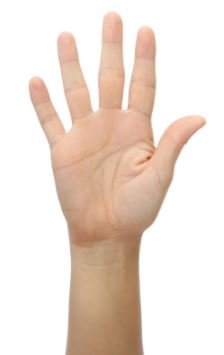
#> input picture image/raised_hand.JPG, 224 x 355 px, found by its file name
$ python Image_Contours.py   (older library calls are emulated)
#> lines starting #> are read from the running program, lines starting #| are printed output that depends on the picture; after the words box and inside, x2 and y2 are one past the last pixel; in counts of white or black regions, pixels touching at a corner belong together

# coding: utf-8

# In[1]:


import numpy as np
import matplotlib.pyplot as plt
import cv2
#get_ipython().magic('matplotlib inline')


# In[4]:


image = cv2.imread('../image/raised_hand.jpg')
#> image is the input picture: shape (355, 224, 3); mean B, G, R 212.2, 222.4, 237.2
image_copy = np.copy(image)
image_copy = cv2.cvtColor(image_copy, cv2.COLOR_BGR2RGB)


# In[6]:


plt.imshow(image_copy)


# In[13]:


# Convert to Gray Image
gray = cv2.cvtColor(image_copy,cv2.COLOR_RGB2GRAY)
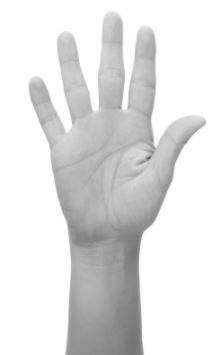
#> gray: shape (355, 224); min 87, max 255, mean 225.7

#Convert to black and white image using BINARY THRESHOLD INVERTED  (white pixel vlues = 255,255) .
#SO feeds in White and Returns Black

retval, binary = cv2.threshold(gray, 240,240, cv2.THRESH_BINARY_INV)
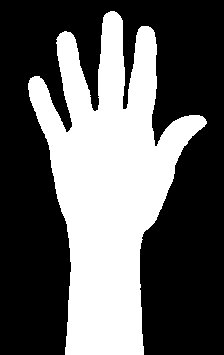
#> binary: shape (355, 224); values 0 (black) and 240 (white), 37.7% white; 1 white region


plt.imshow(binary, cmap = 'gray')


# I'll be using the CV function, findContours.This takes in our binary image, then a contour retrieval mode which I'll have as a tree,and third, is our contour approximation method which I'll put as a simple chain and the outputs are list of contours in the hierarchy. The hierarchy is useful if you have many contours nested within one another.
# The hierarchy defines their relationship to one another and you can learn more about this in text.
#
#
#
#
#
#

# In[15]:


#Find Countor from threshold image
retval,contours,hierarchy = cv2.findContours(binary,cv2.RETR_TREE,cv2.CHAIN_APPROX_SIMPLE)
#> contours = 1 contour; box (x1, y1, x2, y2) and area: (28, 11, 207, 355) 29318
image_copy2 = np.copy(image_copy)


# To draw the contours,I'll use an OpenCV function called, drawContours.This takes in the copy over image followed by
# our list of contours then which contours to display.Negative one means all of the contours.And finally the color and size I want the contours to be or have them be a thin green line and I'll display the output. Green means (0,255,0) and size of the line =2
#
#
#
#
#

# In[16]:


all_contours = cv2.drawContours(image_copy2,contours,-1,(0,255,0),2)
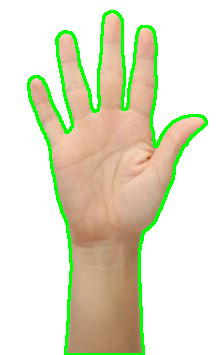
#> all_contours: shape (355, 224, 3); mean R, G, B 224.3, 224.8, 200.9


# In[17]:


plt.imshow(all_contours)


# In[ ]:
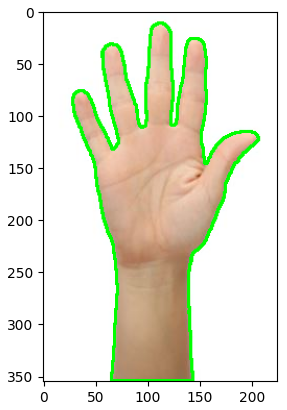
#> figure drawn by matplotlib, 1 panel

$ run again, with image/face1.JPG copied over image/raised_hand.JPG
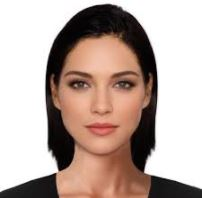
#> input picture image/face1.JPG, 202 x 198 px, found by its file name
#> image is the input picture: shape (198, 202, 3); mean B, G, R 160.8, 168.7, 187.1
#> `retval, binary = cv2.threshold(gray, 240,240, cv2.THRESH_BINARY_INV)`:
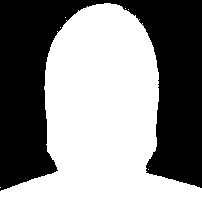
#> binary: shape (198, 202); values 0 (black) and 240 (white), 52.7% white; 1 black region
#> contours = 7 contours, 6 with area under 20; largest, box (x1, y1, x2, y2) and area: (0, 3, 202, 198) 20699
#> `# In[ ]:`:
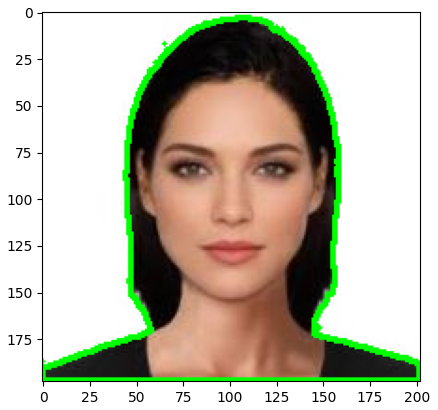
#> figure drawn by matplotlib, 1 panel
